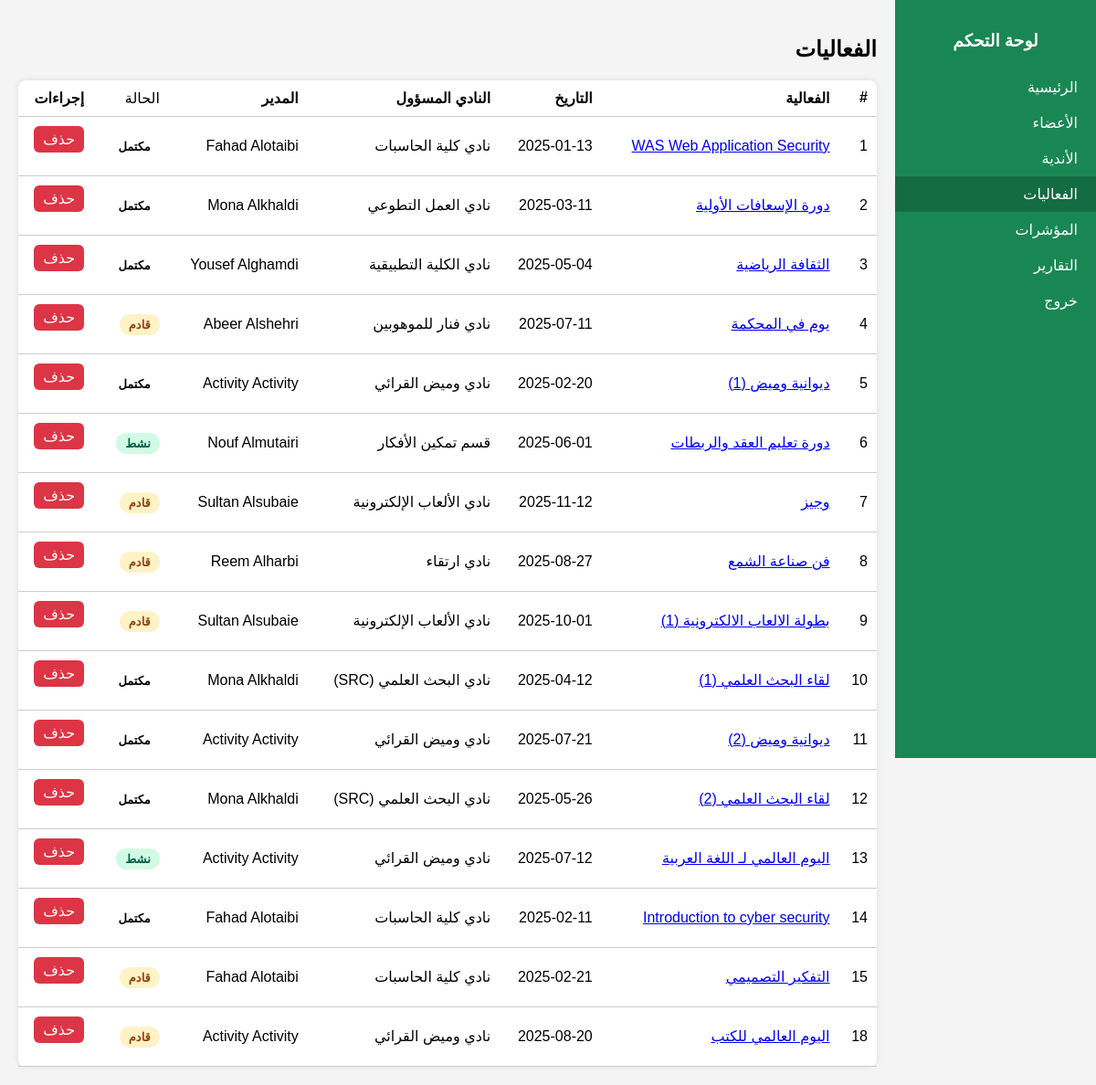
Page /admin/activities.php on the committed database.
### tables this page shows
CREATE TABLE `activity` (
  `activity_id` int(11) NOT NULL,
  `activity_name` varchar(100) NOT NULL,
  `proposed_date` date DEFAULT NULL,
  `actual_date` date DEFAULT NULL,
  `proposed_start_time` datetime DEFAULT NULL,
  `actual_start_time` datetime DEFAULT NULL,
  `proposed_duration_min` int(11) DEFAULT NULL,
  `actual_duration_min` int(11) DEFAULT NULL,
  `proposed_cost` decimal(10,2) DEFAULT NULL,
  `actual_cost` decimal(10,2) DEFAULT NULL,
  `proposed_audience_number` int(11) DEFAULT NULL,
  `actual_audience_number` int(11) DEFAULT NULL,
  `purpose_of_activity` text DEFAULT NULL,
  `serves_student_plan` tinyint(1) DEFAULT NULL,
  `serves_student` tinyint(1) DEFAULT NULL,
  `serves_special_needs` tinyint(1) DEFAULT NULL,
  `activity_manager_id` int(11) DEFAULT NULL,
  `club_id` int(11) DEFAULT NULL,
  `status` enum('pending','active','ended') DEFAULT 'pending'
);

CREATE TABLE `clubs` (
  `club_id` int(11) NOT NULL,
  `club_name` varchar(100) NOT NULL,
  `initial_date` date DEFAULT NULL,
  `club_manager_id` int(11) DEFAULT NULL,
  `note` varchar(255) DEFAULT NULL
);

### admin/activities.php (the view, shortened to what this page needs)
<?php
include '../database/db.php';
?>
<!DOCTYPE html><html lang="ar" dir="rtl">
<head><meta charset="utf-8">
 <link rel="stylesheet" href="../css/style.css">
</head>
<body>
<body>
  <div class="sidebar">
    <h3 class="sidebar-title">لوحة التحكم</h3>
    <a href="dashboard.php">الرئيسية</a>
    <a href="members.php">الأعضاء</a>
    <a href="clubs.php">الأندية</a>
    <a class="active" href="activities.php">الفعاليات</a>
    <a href="kpis.php">المؤشرات</a>
    <a href="reports.php">التقارير</a>
    <a href="logout.php" onclick="return confirm('هل أنت متأكد؟');">خروج</a>
  </div>
<div class="main-content">
  <h2>الفعاليات</h2>
  <table>
    <thead>
      <tr>
        <th>#</th>
        <th>الفعالية</th>
        <th>التاريخ</th>
        <th>النادي المسؤول  </th>
        <th>المدير</th>
        <td>الحالة</td>
        <th>إجراءات</th>
      </tr>
    </thead>
    <tbody>
    <?php
      $stmt="SELECT a.*, c.club_name, CONCAT(m.first_name,' ', m.last_name)  AS mgr
            FROM Activity a
            LEFT JOIN Clubs c ON a.club_id=c.club_id
            LEFT JOIN Members m ON a.activity_manager_id=m.member_id";
      foreach($pdo->query($stmt) as $row):
    ?>
      <tr>
        <td><?= htmlspecialchars($row['activity_id']) ?></td>
        <td><a href="activity_details.php?id=<?= $row['activity_id'] ?>"><?= htmlspecialchars($row['activity_name']) ?></a></td>
        <td><?= $row['proposed_date'] ?></td>
        <td><?= htmlspecialchars($row['club_name']) ?></td>
        <td><?= htmlspecialchars($row['mgr']) ?></td>
        <td><span class="status <?= $row['status'] ?>">
    <?= $row['status']=='active' ? 'نشط' : ($row['status']=='pending' ? 'قادم' : 'مكتمل') ?></span></td>
        <td>
          <a class="btn danger" href="activities.php?delete=<?= $row['activity_id'] ?>"  onclick="return confirm('هل أنت متأكد من الحذف؟')">حذف</a>
        </td>
      </tr>
    <?php endforeach; ?>
    </tbody>
  </table>
</div>
</body>
</html>

### css/style.css (style rules this page uses)
body { font-family: 'Cairo', sans-serif; margin: 0; background: #f4f4f4; direction: rtl; display: flex; }
.sidebar { width: 220px; background: #198754; min-height: 100vh; position: fixed; right: 0; top: 0; padding: 15px 0; color: white; }
.sidebar-title { text-align: center; margin-bottom: 20px; }
.sidebar a { display: block; padding: 10px 20px; color: white; text-decoration: none; transition: background 0.3s; }
.sidebar a:hover, .sidebar a.active { background: #146c43; }
.main-content { margin-right: 220px; padding: 20px; flex: 1; }
.activity-table, table { width: 100%; background: white; border-radius: 8px; padding: 15px; margin-top: 15px; box-shadow: 0 0 6px rgba(0,0,0,0.1); border-collapse: collapse; }
table th, table td { padding: 10px; border-bottom: 1px solid #ccc; text-align: right; }
.status { padding: 4px 10px; border-radius: 12px; font-size: 13px; font-weight: bold; }
.status.active { background-color: #d1fae5; color: #065f46; }
.status.pending { background-color: #fef3c7; color: #92400e; }
.btn { display: inline-block; background: #198754; color: white; padding: 5px 10px; text-decoration: none; border-radius: 6px; margin-bottom: 15px; text-align: center; border: none; cursor: pointer; }
.btn.danger { background: #dc3545; }

### rows in the picture
activity: activity_id "1", activity_name "WAS Web Application Security", proposed_date "2025-01-13", club.club_name "نادي كلية الحاسبات", mgr "Fahad Alotaibi", status "مكتمل"
activity: activity_id "2", activity_name "دورة الإسعافات الأولية", proposed_date "2025-03-11", club.club_name "نادي العمل التطوعي", mgr "Mona Alkhaldi", status "مكتمل"
activity: activity_id "3", activity_name "الثقافة الرياضية", proposed_date "2025-05-04", club.club_name "نادي الكلية التطبيقية", mgr "Yousef Alghamdi", status "مكتمل"
activity: activity_id "4", activity_name "يوم في المحكمة", proposed_date "2025-07-11", club.club_name "نادي فنار للموهوبين", mgr "Abeer Alshehri", status "قادم"
activity: activity_id "5", activity_name "ديوانية وميض (1)", proposed_date "2025-02-20", club.club_name "نادي وميض القرائي", mgr "Activity Activity", status "مكتمل"
activity: activity_id "6", activity_name "دورة تعليم العقد والربطات", proposed_date "2025-06-01", club.club_name "قسم تمكين الأفكار", mgr "Nouf Almutairi", status "نشط"
activity: activity_id "7", activity_name "وجيز", proposed_date "2025-11-12", club.club_name "نادي الألعاب الإلكترونية", mgr "Sultan Alsubaie", status "قادم"
activity: activity_id "8", activity_name "فن صناعة الشمع", proposed_date "2025-08-27", club.club_name "نادي ارتقاء", mgr "Reem Alharbi", status "قادم"
activity: activity_id "9", activity_name "بطولة الالعاب الالكترونية (1)", proposed_date "2025-10-01", club.club_name "نادي الألعاب الإلكترونية", mgr "Sultan Alsubaie", status "قادم"
activity: activity_id "10", activity_name "لقاء البحث العلمي (1)", proposed_date "2025-04-12", club.club_name "نادي البحث العلمي (SRC)", mgr "Mona Alkhaldi", status "مكتمل"
activity: activity_id "11", activity_name "ديوانية وميض (2)", proposed_date "2025-07-21", club.club_name "نادي وميض القرائي", mgr "Activity Activity", status "مكتمل"
activity: activity_id "12", activity_name "لقاء البحث العلمي (2)", proposed_date "2025-05-26", club.club_name "نادي البحث العلمي (SRC)", mgr "Mona Alkhaldi", status "مكتمل"
activity: activity_id "13", activity_name "اليوم العالمي لـ اللغة العربية", proposed_date "2025-07-12", club.club_name "نادي وميض القرائي", mgr "Activity Activity", status "نشط"
activity: activity_id "14", activity_name "Introduction to cyber security", proposed_date "2025-02-11", club.club_name "نادي كلية الحاسبات", mgr "Fahad Alotaibi", status "مكتمل"
activity: activity_id "15", activity_name "التفكير التصميمي", proposed_date "2025-02-21", club.club_name "نادي كلية الحاسبات", mgr "Fahad Alotaibi", status "قادم"
activity: activity_id "18", activity_name "اليوم العالمي للكتب", proposed_date "2025-08-20", club.club_name "نادي وميض القرائي", mgr "Activity Activity", status "قادم"
